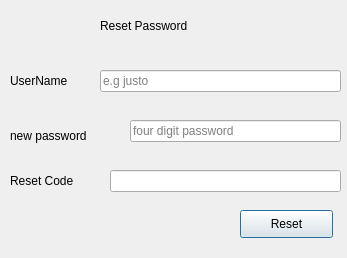
<?xml version="1.0" encoding="UTF-8"?>
<ui version="4.0">
 <class>forgotpasswordDialog</class>
 <widget class="QDialog" name="forgotpasswordDialog">
  <property name="geometry">
   <rect>
    <x>0</x>
    <y>0</y>
    <width>347</width>
    <height>258</height>
   </rect>
  </property>
  <property name="windowTitle">
   <string>Reset Password</string>
  </property>
  <widget class="QLabel" name="label">
   <property name="geometry">
    <rect>
     <x>100</x>
     <y>10</y>
     <width>181</width>
     <height>31</height>
    </rect>
   </property>
   <property name="styleSheet">
    <string notr="true">font: 13pt &quot;MS Shell Dlg 2&quot;;</string>
   </property>
   <property name="text">
    <string>Reset Password</string>
   </property>
  </widget>
  <widget class="QLabel" name="label_2">
   <property name="geometry">
    <rect>
     <x>10</x>
     <y>70</y>
     <width>81</width>
     <height>21</height>
    </rect>
   </property>
   <property name="styleSheet">
    <string notr="true">font: 10pt &quot;MS Shell Dlg 2&quot;;</string>
   </property>
   <property name="text">
    <string>UserName</string>
   </property>
  </widget>
  <widget class="QLineEdit" name="usernamePaasswordresetlinedit">
   <property name="geometry">
    <rect>
     <x>100</x>
     <y>70</y>
     <width>241</width>
     <height>22</height>
    </rect>
   </property>
   <property name="styleSheet">
    <string notr="true">font: 9pt &quot;MS Shell Dlg 2&quot;;</string>
   </property>
   <property name="placeholderText">
    <string>e.g justo</string>
   </property>
  </widget>
  <widget class="QLabel" name="label_3">
   <property name="geometry">
    <rect>
     <x>10</x>
     <y>120</y>
     <width>111</width>
     <height>31</height>
    </rect>
   </property>
   <property name="styleSheet">
    <string notr="true">font: 10pt &quot;MS Shell Dlg 2&quot;;</string>
   </property>
   <property name="text">
    <string>new password</string>
   </property>
  </widget>
  <widget class="QLineEdit" name="newpasswordlineit">
   <property name="geometry">
    <rect>
     <x>130</x>
     <y>120</y>
     <width>211</width>
     <height>22</height>
    </rect>
   </property>
   <property name="styleSheet">
    <string notr="true">font: 9pt &quot;MS Shell Dlg 2&quot;;</string>
   </property>
   <property name="echoMode">
    <enum>QLineEdit::Password</enum>
   </property>
   <property name="placeholderText">
    <string>four digit password</string>
   </property>
  </widget>
  <widget class="QLabel" name="label_4">
   <property name="geometry">
    <rect>
     <x>10</x>
     <y>170</y>
     <width>91</width>
     <height>21</height>
    </rect>
   </property>
   <property name="styleSheet">
    <string notr="true">font: 10pt &quot;MS Shell Dlg 2&quot;;</string>
   </property>
   <property name="text">
    <string>Reset Code</string>
   </property>
  </widget>
  <widget class="QLineEdit" name="resetcodeLinEdit">
   <property name="geometry">
    <rect>
     <x>110</x>
     <y>170</y>
     <width>231</width>
     <height>22</height>
    </rect>
   </property>
   <property name="styleSheet">
    <string notr="true">font: 9pt &quot;MS Shell Dlg 2&quot;;</string>
   </property>
  </widget>
  <widget class="QPushButton" name="resetpushButton">
   <property name="geometry">
    <rect>
     <x>240</x>
     <y>210</y>
     <width>93</width>
     <height>28</height>
    </rect>
   </property>
   <property name="styleSheet">
    <string notr="true">font: 10pt &quot;MS Shell Dlg 2&quot;;</string>
   </property>
   <property name="text">
    <string>Reset</string>
   </property>
  </widget>
 </widget>
 <resources/>
 <connections/>
</ui>
